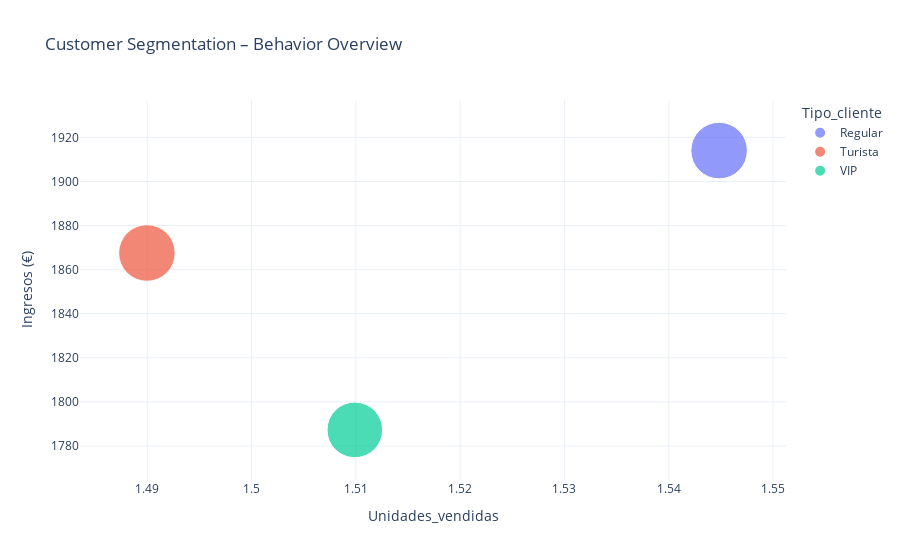

Notebook code cell kept with this figure:
### Code cell
# Segmentamos según comportamiento
segment_df = df.groupby('Tipo_cliente').agg({
    'Ingresos (€)': 'mean',
    'Unidades_vendidas': 'mean',
    'Precio (€)': 'mean'
}).reset_index()

fig = px.scatter(
    segment_df,
    x='Unidades_vendidas',
    y='Ingresos (€)',
    size='Precio (€)',
    color='Tipo_cliente',
    title="Customer Segmentation – Behavior Overview",
    hover_name='Tipo_cliente',
    size_max=40
)

fig.update_layout(template="plotly_white")
fig.show()

### Figure 1 — Plotly figure (JSON) as saved in the notebook; plotly's stock layout.template omitted (floating-point values rounded to 4 significant figures)
{"data": [{"hovertemplate": "<b>%{hovertext}</b><br><br>Tipo_cliente=Regular<br>Unidades_vendidas=%{x}<br>Ingresos (€)=%{y}<br>Precio (€)=%{marker.size}<extra></extra>", "hovertext": ["Regular"], "legendgroup": "Regular", "marker": {"color": "#636efa", "size": [1239.0], "sizemode": "area", "sizeref": 0.7758, "symbol": "circle"}, "mode": "markers", "name": "Regular", "orientation": "v", "showlegend": true, "type": "scatter", "x": [1.545], "xaxis": "x", "y": [1914.0], "yaxis": "y"}, {"hovertemplate": "<b>%{hovertext}</b><br><br>Tipo_cliente=Turista<br>Unidades_vendidas=%{x}<br>Ingresos (€)=%{y}<br>Precio (€)=%{marker.size}<extra></extra>", "hovertext": ["Turista"], "legendgroup": "Turista", "marker": {"color": "#EF553B", "size": [1241.0], "sizemode": "area", "sizeref": 0.7758, "symbol": "circle"}, "mode": "markers", "name": "Turista", "orientation": "v", "showlegend": true, "type": "scatter", "x": [1.49], "xaxis": "x", "y": [1868.0], "yaxis": "y"}, {"hovertemplate": "<b>%{hovertext}</b><br><br>Tipo_cliente=VIP<br>Unidades_vendidas=%{x}<br>Ingresos (€)=%{y}<br>Precio (€)=%{marker.size}<extra></extra>", "hovertext": ["VIP"], "legendgroup": "VIP", "marker": {"color": "#00cc96", "size": [1199.0], "sizemode": "area", "sizeref": 0.7758, "symbol": "circle"}, "mode": "markers", "name": "VIP", "orientation": "v", "showlegend": true, "type": "scatter", "x": [1.51], "xaxis": "x", "y": [1787.0], "yaxis": "y"}], "layout": {"legend": {"itemsizing": "constant", "title": {"text": "Tipo_cliente"}, "tracegroupgap": 0}, "title": {"text": "Customer Segmentation – Behavior Overview"}, "xaxis": {"anchor": "y", "domain": [0, 1], "title": {"text": "Unidades_vendidas"}}, "yaxis": {"anchor": "x", "domain": [0, 1], "title": {"text": "Ingresos (€)"}}}}
